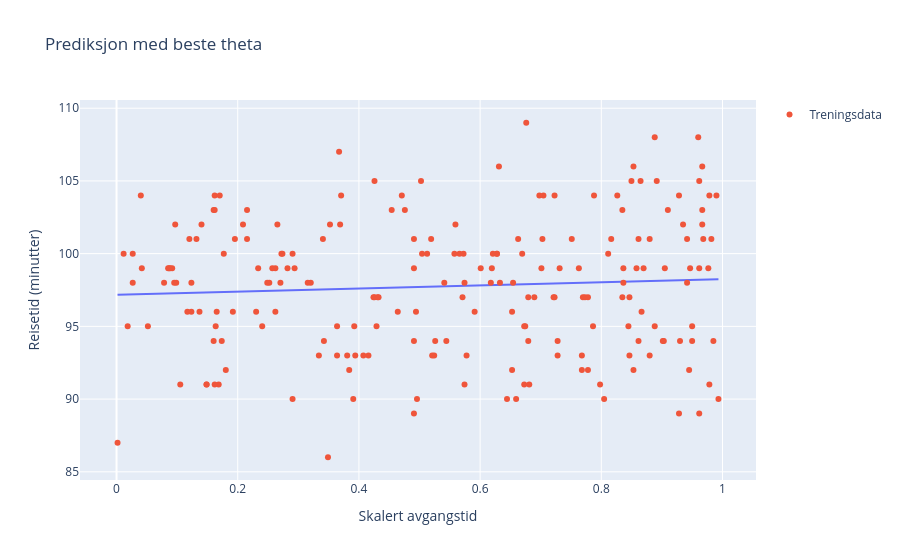

The cell this chart's notebook holds for it:
### Code cell
data_ace = train_dfs["A->C->E"]
xs = data_ace["x"].to_numpy()
ys = data_ace["y"].to_numpy()
n_params = 2

best_theta = sample_theta_ace()
best_loss = float('inf')

for i in tqdm.tqdm(range(1000000)):
    if i < 10000 or np.random.random() < 0.20:
        curr_theta = sample_theta_ace()
    else:
        curr_theta = best_theta.copy()
        index = np.random.randint(n_params)

        sampled_theta = sample_theta_ace()
        curr_theta[index] = sampled_theta[index]

    y_hat = pred_ace(xs, curr_theta)
    curr_loss = get_loss(y_hat, ys)

    if curr_loss < best_loss:
        best_loss = curr_loss
        best_theta = curr_theta

print(f"Best loss: {best_loss}")
print(f"Best theta: {best_theta}")

x_plot = np.linspace(xs.min(), xs.max(), 500)

fig = px.line(
    x=x_plot,
    y=pred_ace(x_plot, best_theta),
    title="Prediksjon med beste theta",
    labels={"x": "Skalert avgangstid", "y": "Reisetid (minutter)"}
)
fig.add_scatter(x=xs, y=ys, mode="markers", name="Treningsdata")
fig.show(renderer="vscode")

rmse = np.sqrt(best_loss / len(ys))
print(f"RMSE på treningsdata: {rmse:.2f} minutter")

### Figure 1 — Plotly figure (JSON) as saved in the notebook; plotly's stock layout.template omitted (floating-point values rounded to 4 significant figures; data arrays with more than 128 entries replaced by an {"elided": "..."} marker saying what was removed)
{"data": [{"hovertemplate": "Skalert avgangstid=%{x}<br>Reisetid (minutter)=%{y}<extra></extra>", "legendgroup": "", "line": {"color": "#636efa", "dash": "solid"}, "marker": {"symbol": "circle"}, "mode": "lines", "name": "", "orientation": "v", "showlegend": false, "type": "scatter", "x": {"elided": "500 float values"}, "xaxis": "x", "y": {"elided": "500 float values"}, "yaxis": "y"}, {"mode": "markers", "name": "Treningsdata", "type": "scatter", "x": {"elided": "210 float values"}, "y": {"elided": "210 float values"}}], "layout": {"legend": {"tracegroupgap": 0}, "title": {"text": "Prediksjon med beste theta"}, "xaxis": {"anchor": "y", "domain": [0, 1], "title": {"text": "Skalert avgangstid"}}, "yaxis": {"anchor": "x", "domain": [0, 1], "title": {"text": "Reisetid (minutter)"}}}}
